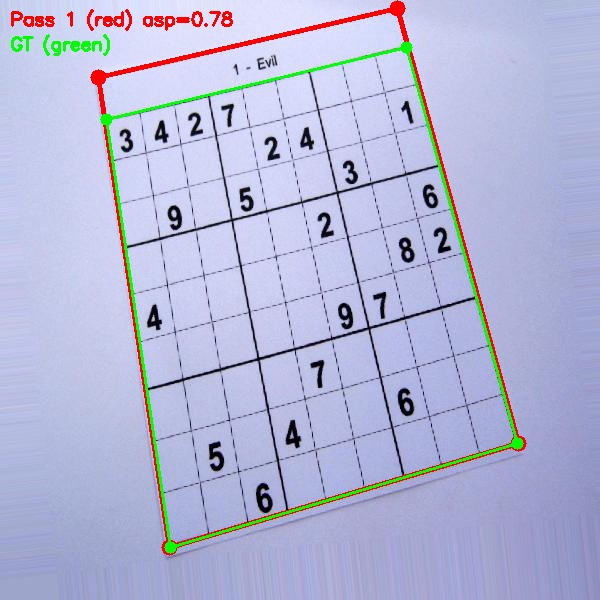
#> input picture evil_pass1_overlay.jpg, 600 x 600 px, given as the content of the folder ../../Examples, which was not available
$ jupyter execute 02_keypoint_localization.ipynb   (shell and % lines are left out)   (text cells are left out)
#> lines starting #> are read from the running program, lines starting #| are printed output that depends on the picture; long printed decimals are rounded; pictures that were not available may be replaced by others from this repository, and a replacement may not be noted
[cell 1]
import numpy as np
import matplotlib.pyplot as plt
from pathlib import Path
import cv2

plt.rcParams['figure.figsize'] = (12, 8)

# Copy functions from Notebook 01
def gaussian_kernel_1d(sigma, size=None):
    if size is None:
        size = int(np.ceil(6 * sigma))
        if size % 2 == 0:
            size += 1
    x = np.arange(size) - size // 2
    kernel = np.exp(-x**2 / (2 * sigma**2))
    return kernel / kernel.sum()

def gaussian_blur(image, sigma):
    kernel = gaussian_kernel_1d(sigma)
    pad = len(kernel) // 2
    padded = np.pad(image, pad, mode='reflect')
    temp = np.zeros_like(padded, dtype=np.float64)
    for i in range(len(kernel)):
        temp[:, pad:-pad] += kernel[i] * padded[:, i:i+image.shape[1]]
    result = np.zeros_like(image, dtype=np.float64)
    for i in range(len(kernel)):
        result += kernel[i] * temp[i:i+image.shape[0], pad:-pad]
    return result

def build_gaussian_pyramid(image, num_octaves=4, num_scales=5, sigma_base=1.6):
    s = num_scales - 3
    k = 2 ** (1 / s)
    pyramid = []
    sigmas_per_octave = []
    sigma_values = [sigma_base * (k ** i) for i in range(num_scales)]
    current_image = image.astype(np.float64)

    for octave in range(num_octaves):
        octave_images = []
        octave_sigmas = []
        for scale_idx, sigma in enumerate(sigma_values):
            if scale_idx == 0:
                blurred = gaussian_blur(current_image, sigma)
            else:
                sigma_prev = sigma_values[scale_idx - 1]
                sigma_diff = np.sqrt(sigma**2 - sigma_prev**2)
                blurred = gaussian_blur(octave_images[-1], sigma_diff)
            octave_images.append(blurred)
            octave_sigmas.append(sigma * (2 ** octave))
        pyramid.append(octave_images)
        sigmas_per_octave.append(octave_sigmas)
        if octave < num_octaves - 1:
            current_image = octave_images[s][::2, ::2]
    return pyramid, sigmas_per_octave

def build_dog_pyramid(gaussian_pyramid):
    dog_pyramid = []
    for octave_images in gaussian_pyramid:
        dog_octave = []
        for i in range(len(octave_images) - 1):
            dog = octave_images[i + 1] - octave_images[i]
            dog_octave.append(dog)
        dog_pyramid.append(dog_octave)
    return dog_pyramid

[cell 2]
# Load test image
examples_path = Path('../../Examples')
test_images = list(examples_path.glob('*.jpg')) + list(examples_path.glob('*.png'))

if test_images:
    img = cv2.imread(str(test_images[0]), cv2.IMREAD_GRAYSCALE)
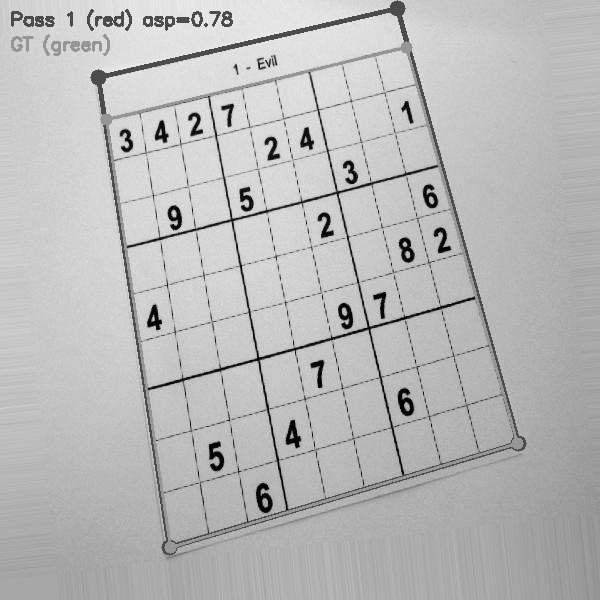
#> img: shape (600, 600); min 0, max 244, mean 184.9
    img = cv2.resize(img, (400, 400))
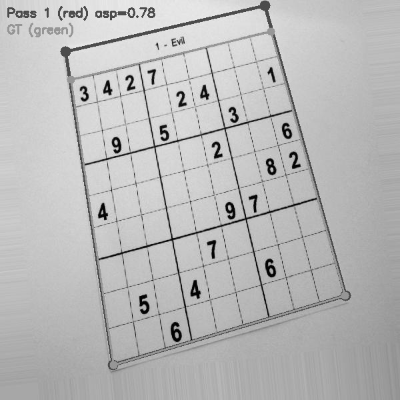
#> img: shape (400, 400); min 0, max 235, mean 184.9
else:
    img = np.ones((400, 400), dtype=np.uint8) * 255
    for i in range(0, 401, 44):
        img[i:i+2, :] = 0
        img[:, i:i+2] = 0

img_normalized = img.astype(np.float64) / 255.0

# Build pyramids
pyramid, sigmas = build_gaussian_pyramid(img_normalized, num_octaves=4, num_scales=5)
#> the loop in build_gaussian_pyramid, `for octave in range(num_octaves):` made 4 passes
#> pass 1, in gaussian_blur, `padded = np.pad(image, pad, mode='reflect')`:
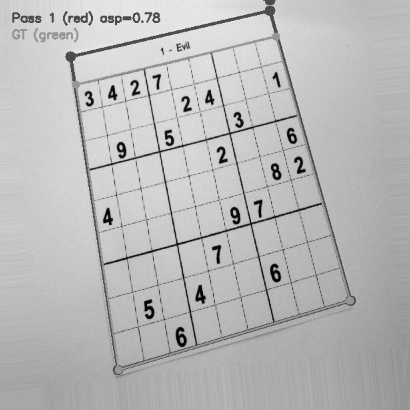
#> padded: shape (410, 410) float64; min 0, max 0.922, mean 0.725
#> after the loop in build_gaussian_pyramid, `for octave in range(num_octaves):`:
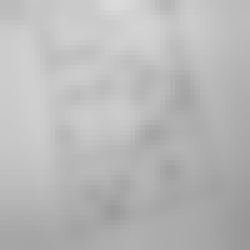
#> current_image: shape (50, 50) float64 (shown 5 times larger); min 0.599, max 0.86, mean 0.727
#> pyramid = 4 items; sigmas = [[1.6, 2.26, 3.2, 4.53, 6.4], [3.2, 4.53, 6.4, 9.05, 12.8], [6.4, 9.05, 12.8, 18.1, 25.6], [12.8, 18.1, 25.6, 36.2, 51.2]]
dog_pyramid = build_dog_pyramid(pyramid)
#> the loop in build_dog_pyramid, `for octave_images in gaussian_pyramid:` made 4 passes
#> after the loop in build_dog_pyramid, `for octave_images in gaussian_pyramid:`: dog_pyramid = 4 items
#> dog_pyramid = 4 items

print(f"Image: {img.shape}")
#| Image: (400, 400)
print(f"DoG pyramid: {len(dog_pyramid)} octaves")
#| DoG pyramid: 4 octaves

[cell 3]
def compute_gradient_3d(dog_octave, scale, y, x):
    """
    Compute the gradient of DoG at (scale, y, x) using central differences.

    Returns: [dD/dx, dD/dy, dD/ds] (3D gradient vector)
    """
    # Central difference: f'(x) ≈ (f(x+1) - f(x-1)) / 2
    dx = (dog_octave[scale][y, x + 1] - dog_octave[scale][y, x - 1]) / 2
    dy = (dog_octave[scale][y + 1, x] - dog_octave[scale][y - 1, x]) / 2
    ds = (dog_octave[scale + 1][y, x] - dog_octave[scale - 1][y, x]) / 2

    return np.array([dx, dy, ds])


def compute_hessian_3d(dog_octave, scale, y, x):
    """
    Compute the 3x3 Hessian matrix of DoG at (scale, y, x).

    The Hessian contains second derivatives:
    H = [[dxx, dxy, dxs],
         [dxy, dyy, dys],
         [dxs, dys, dss]]
    """
    val = dog_octave[scale][y, x]

    # Second derivatives: f''(x) ≈ f(x+1) - 2*f(x) + f(x-1)
    dxx = dog_octave[scale][y, x + 1] - 2 * val + dog_octave[scale][y, x - 1]
    dyy = dog_octave[scale][y + 1, x] - 2 * val + dog_octave[scale][y - 1, x]
    dss = dog_octave[scale + 1][y, x] - 2 * val + dog_octave[scale - 1][y, x]

    # Cross derivatives: f_xy ≈ (f(x+1,y+1) - f(x+1,y-1) - f(x-1,y+1) + f(x-1,y-1)) / 4
    dxy = (dog_octave[scale][y + 1, x + 1] - dog_octave[scale][y + 1, x - 1] -
           dog_octave[scale][y - 1, x + 1] + dog_octave[scale][y - 1, x - 1]) / 4

    dxs = (dog_octave[scale + 1][y, x + 1] - dog_octave[scale + 1][y, x - 1] -
           dog_octave[scale - 1][y, x + 1] + dog_octave[scale - 1][y, x - 1]) / 4

    dys = (dog_octave[scale + 1][y + 1, x] - dog_octave[scale + 1][y - 1, x] -
           dog_octave[scale - 1][y + 1, x] + dog_octave[scale - 1][y - 1, x]) / 4

    hessian = np.array([
        [dxx, dxy, dxs],
        [dxy, dyy, dys],
        [dxs, dys, dss]
    ])

    return hessian

[cell 4]
def localize_keypoint(dog_octave, scale, y, x, max_iterations=5):
    """
    Refine keypoint location to sub-pixel accuracy.

    Uses iterative Taylor expansion fitting.

    Returns:
        (refined_x, refined_y, refined_scale, response) or None if rejected
    """
    height, width = dog_octave[0].shape
    num_scales = len(dog_octave)

    for iteration in range(max_iterations):
        # Compute gradient and Hessian
        gradient = compute_gradient_3d(dog_octave, scale, y, x)
        hessian = compute_hessian_3d(dog_octave, scale, y, x)

        # Solve for offset: offset = -H^(-1) * g
        try:
            offset = -np.linalg.solve(hessian, gradient)
        except np.linalg.LinAlgError:
            # Singular matrix - reject this keypoint
            return None

        # If offset is small, we've converged
        if np.all(np.abs(offset) < 0.5):
            break

        # Otherwise, move to new integer location and repeat
        x += int(round(offset[0]))
        y += int(round(offset[1]))
        scale += int(round(offset[2]))

        # Check bounds
        if (x < 1 or x >= width - 1 or
            y < 1 or y >= height - 1 or
            scale < 1 or scale >= num_scales - 1):
            return None

    # Compute response at refined location
    # D(x_hat) = D + 0.5 * gradient^T * offset
    response = dog_octave[scale][y, x] + 0.5 * np.dot(gradient, offset)

    return {
        'x': x + offset[0],
        'y': y + offset[1],
        'scale': scale + offset[2],
        'response': response,
        'offset': offset
    }

[cell 5]
# Demonstrate sub-pixel localization on a single point
# Find a candidate keypoint first
octave_idx = 0
scale_idx = 1
dog_octave = dog_pyramid[octave_idx]
#> dog_octave = 4 items

# Find a local maximum
test_region = dog_octave[scale_idx][50:100, 50:100]
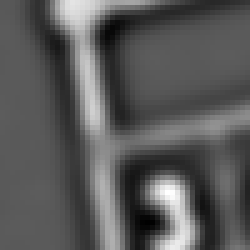
#> test_region: shape (50, 50) float64 (shown 5 times larger); min -0.0619, max 0.112, mean -0.000515; drawn with min black and max white
local_max_idx = np.unravel_index(np.argmax(np.abs(test_region)), test_region.shape)
#> local_max_idx = (38, 33)
test_y, test_x = local_max_idx[0] + 50, local_max_idx[1] + 50
#> test_y = 88; test_x = 83

print(f"Testing keypoint at pixel ({test_x}, {test_y}), scale {scale_idx}")
#| Testing keypoint at pixel (83, 88), scale 1
print(f"DoG value at pixel: {dog_octave[scale_idx][test_y, test_x]:.6f}")
#| DoG value at pixel: 0.1122

# Localize
result = localize_keypoint(dog_octave, scale_idx, test_y, test_x)
#> in localize_keypoint, `num_scales = len(dog_octave)`: num_scales = 4
#> the loop in localize_keypoint, `for iteration in range(max_iterations):` made 1 pass
#> (dx in compute_gradient_3d, ds in compute_gradient_3d, gradient, val in compute_hessian_3d, dxx in compute_hessian_3d, dyy in compute_hessian_3d, dss in compute_hessian_3d, dxy in compute_hessian_3d) on pass 1: (0.00524, -0.00443, [0.00524, 9.1e-05, -0.00443], 0.112, -0.0119, -0.0205, -0.042, 0.00443)
#> after the loop in localize_keypoint, `for iteration in range(max_iterations):`: scale = 1; x = 83; y = 88
#> in localize_keypoint, `response = dog_octave[scale][y, x] + 0.5 * np.dot(gradient, offset)`: response = 0.114
#> result = {'x': 83.44, 'y': 88.02, 'scale': 0.916, 'response': 0.114, 'offset': [0.44, 0.0225, -0.0842]}

if result:
    print(f"\nRefined location:")
    print(f"  x: {test_x} → {result['x']:.3f} (offset: {result['offset'][0]:+.3f})")
#|   x: 83 → 83.440 (offset: +0.440)
    print(f"  y: {test_y} → {result['y']:.3f} (offset: {result['offset'][1]:+.3f})")
#|   y: 88 → 88.022 (offset: +0.022)
    print(f"  scale: {scale_idx} → {result['scale']:.3f} (offset: {result['offset'][2]:+.3f})")
#|   scale: 1 → 0.916 (offset: -0.084)
    print(f"  Refined response: {result['response']:.6f}")
#|   Refined response: 0.1136
else:
    print("Keypoint rejected during localization")

[cell 6]
def filter_low_contrast(keypoint, contrast_threshold=0.03):
    """
    Check if keypoint has sufficient contrast.

    Args:
        keypoint: Result from localize_keypoint()
        contrast_threshold: Minimum |response| to keep

    Returns:
        True if keypoint should be KEPT, False if rejected
    """
    return abs(keypoint['response']) >= contrast_threshold

[cell 7]
def compute_hessian_2d(dog_image, y, x):
    """
    Compute the 2x2 spatial Hessian at (y, x).

    Returns 2x2 matrix [[dxx, dxy], [dxy, dyy]]
    """
    val = dog_image[y, x]

    dxx = dog_image[y, x + 1] - 2 * val + dog_image[y, x - 1]
    dyy = dog_image[y + 1, x] - 2 * val + dog_image[y - 1, x]
    dxy = (dog_image[y + 1, x + 1] - dog_image[y + 1, x - 1] -
           dog_image[y - 1, x + 1] + dog_image[y - 1, x - 1]) / 4

    return np.array([[dxx, dxy], [dxy, dyy]])


def filter_edge_response(dog_image, y, x, edge_threshold=10):
    """
    Check if keypoint is on an edge (reject) or corner (keep).

    Args:
        dog_image: DoG image at the keypoint's scale
        y, x: Integer keypoint location
        edge_threshold: Maximum allowed eigenvalue ratio (r in paper)

    Returns:
        True if keypoint should be KEPT (corner-like)
        False if keypoint should be rejected (edge-like)
    """
    H = compute_hessian_2d(dog_image, y, x)

    trace = H[0, 0] + H[1, 1]
    det = H[0, 0] * H[1, 1] - H[0, 1] * H[1, 0]

    # Reject if determinant is negative (saddle point)
    if det <= 0:
        return False

    # The ratio test
    r = edge_threshold
    threshold = ((r + 1) ** 2) / r

    ratio = (trace ** 2) / det

    return ratio < threshold

[cell 8]
# Visualize the edge vs corner detection
fig, axes = plt.subplots(1, 3, figsize=(15, 5))

# Create synthetic examples
size = 21
center = size // 2

# Corner-like pattern
corner = np.zeros((size, size))
corner[:center, :center] = 1
corner = gaussian_blur(corner, 2)

# Edge-like pattern
edge = np.zeros((size, size))
edge[:, :center] = 1
edge = gaussian_blur(edge, 2)

# Blob-like pattern
blob = np.zeros((size, size))
y, x = np.ogrid[:size, :size]
blob = np.exp(-((x - center)**2 + (y - center)**2) / (2 * 3**2))

patterns = [corner, edge, blob]
names = ['Corner', 'Edge', 'Blob']

for ax, pattern, name in zip(axes, patterns, names):
    ax.imshow(pattern, cmap='gray')

    # Compute Hessian and eigenvalues
    H = compute_hessian_2d(pattern, center, center)
    eigenvalues = np.linalg.eigvalsh(H)

    trace = H[0, 0] + H[1, 1]
    det = H[0, 0] * H[1, 1] - H[0, 1] ** 2

    is_corner = filter_edge_response(pattern, center, center)

    ax.set_title(f'{name}\nλ₁={eigenvalues[0]:.3f}, λ₂={eigenvalues[1]:.3f}\n'
                 f'Ratio: {abs(eigenvalues[0]/eigenvalues[1]) if eigenvalues[1] != 0 else np.inf:.1f}\n'
                 f'Keep: {is_corner}')
    ax.plot(center, center, 'r+', markersize=15, markeredgewidth=2)
    ax.axis('off')

plt.suptitle('Edge Response Filter: Corners kept, Edges rejected', fontsize=14, fontweight='bold')
plt.tight_layout()
plt.show()
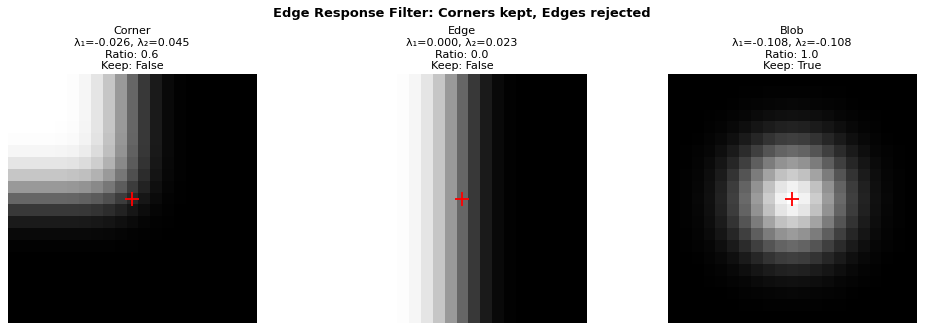
#> figure drawn by matplotlib, 3 panels

[cell 9]
def find_keypoints(dog_pyramid, sigmas,
                   contrast_threshold=0.03,
                   edge_threshold=10,
                   initial_threshold=0.01):
    """
    Complete SIFT keypoint detection with localization and filtering.

    Steps:
    1. Find DoG extrema (candidate keypoints)
    2. Localize to sub-pixel accuracy
    3. Filter low-contrast points
    4. Filter edge responses

    Returns:
        List of keypoints with (x, y, octave, scale, sigma, response)
    """
#> called with contrast_threshold = 0.03, edge_threshold = 10, initial_threshold = 0.01
    keypoints = []
    stats = {'candidates': 0, 'localization_failed': 0,
             'low_contrast': 0, 'edge_response': 0, 'accepted': 0}

    for octave_idx, dog_octave in enumerate(dog_pyramid):
        if len(dog_octave) < 3:
            continue

        height, width = dog_octave[0].shape

        # Check each scale (excluding first and last)
        for scale_idx in range(1, len(dog_octave) - 1):
            current = dog_octave[scale_idx]
            below = dog_octave[scale_idx - 1]
            above = dog_octave[scale_idx + 1]

            # Check each pixel (excluding border)
            for y in range(1, height - 1):
                for x in range(1, width - 1):
                    val = current[y, x]

                    # Initial threshold check
                    if abs(val) < initial_threshold:
                        continue

                    # Check if extremum
                    neighbors = []
                    neighbors.extend(below[y-1:y+2, x-1:x+2].flatten())
                    for dy in [-1, 0, 1]:
                        for dx in [-1, 0, 1]:
                            if dy != 0 or dx != 0:
                                neighbors.append(current[y + dy, x + dx])
                    neighbors.extend(above[y-1:y+2, x-1:x+2].flatten())

                    is_max = val > max(neighbors)
                    is_min = val < min(neighbors)

                    if not (is_max or is_min):
                        continue

                    stats['candidates'] += 1

                    # Step 2: Sub-pixel localization
                    localized = localize_keypoint(dog_octave, scale_idx, y, x)

                    if localized is None:
                        stats['localization_failed'] += 1
                        continue

                    # Step 3: Low contrast filter
                    if not filter_low_contrast(localized, contrast_threshold):
                        stats['low_contrast'] += 1
                        continue

                    # Step 4: Edge response filter
                    # Use integer coordinates for Hessian
                    int_y = int(round(localized['y']))
                    int_x = int(round(localized['x']))
                    int_scale = int(round(localized['scale']))

                    # Bounds check
                    if (int_x < 1 or int_x >= width - 1 or
                        int_y < 1 or int_y >= height - 1 or
                        int_scale < 0 or int_scale >= len(dog_octave)):
                        continue

                    if not filter_edge_response(dog_octave[int_scale], int_y, int_x, edge_threshold):
                        stats['edge_response'] += 1
                        continue

                    # Keypoint accepted!
                    stats['accepted'] += 1

                    # Convert to image coordinates
                    scale_factor = 2 ** octave_idx

                    keypoints.append({
                        'x': localized['x'] * scale_factor,
                        'y': localized['y'] * scale_factor,
                        'octave': octave_idx,
                        'scale_idx': localized['scale'],
                        'sigma': sigmas[octave_idx][int_scale],
                        'response': localized['response'],
                        'is_maximum': is_max
                    })
#> this loop made 4 passes

    return keypoints, stats

[cell 10]
# Run the complete detection
keypoints, stats = find_keypoints(dog_pyramid, sigmas)

print("Keypoint Detection Statistics:")
print(f"  Candidates found: {stats['candidates']}")
#|   Candidates found: 342
print(f"  Localization failed: {stats['localization_failed']}")
#|   Localization failed: 44
print(f"  Low contrast rejected: {stats['low_contrast']}")
#|   Low contrast rejected: 184
print(f"  Edge response rejected: {stats['edge_response']}")
#|   Edge response rejected: 23
print(f"  Final keypoints: {stats['accepted']}")
#|   Final keypoints: 91
print(f"\nAcceptance rate: {100*stats['accepted']/stats['candidates']:.1f}%")
#| Acceptance rate: 26.6%

[cell 11]
# Visualize final keypoints
fig, ax = plt.subplots(1, 1, figsize=(12, 12))

ax.imshow(img, cmap='gray')

# Draw keypoints as circles with size proportional to sigma
for kp in keypoints:
    # Circle radius based on sigma
    radius = kp['sigma'] * 2

    # Color based on octave
    colors = ['red', 'green', 'blue', 'orange']
    color = colors[kp['octave'] % len(colors)]

    circle = plt.Circle((kp['x'], kp['y']), radius,
                         fill=False, color=color, linewidth=1.5)
    ax.add_patch(circle)

    # Small dot at center
    ax.plot(kp['x'], kp['y'], '.', color=color, markersize=3)
#> this loop made 91 passes

ax.set_title(f'SIFT Keypoints: {len(keypoints)} detected\n'
             f'Circle size = characteristic scale (σ)\n'
             f'Colors: Red=Oct0, Green=Oct1, Blue=Oct2, Orange=Oct3',
             fontsize=12)
ax.axis('off')
plt.tight_layout()
plt.show()
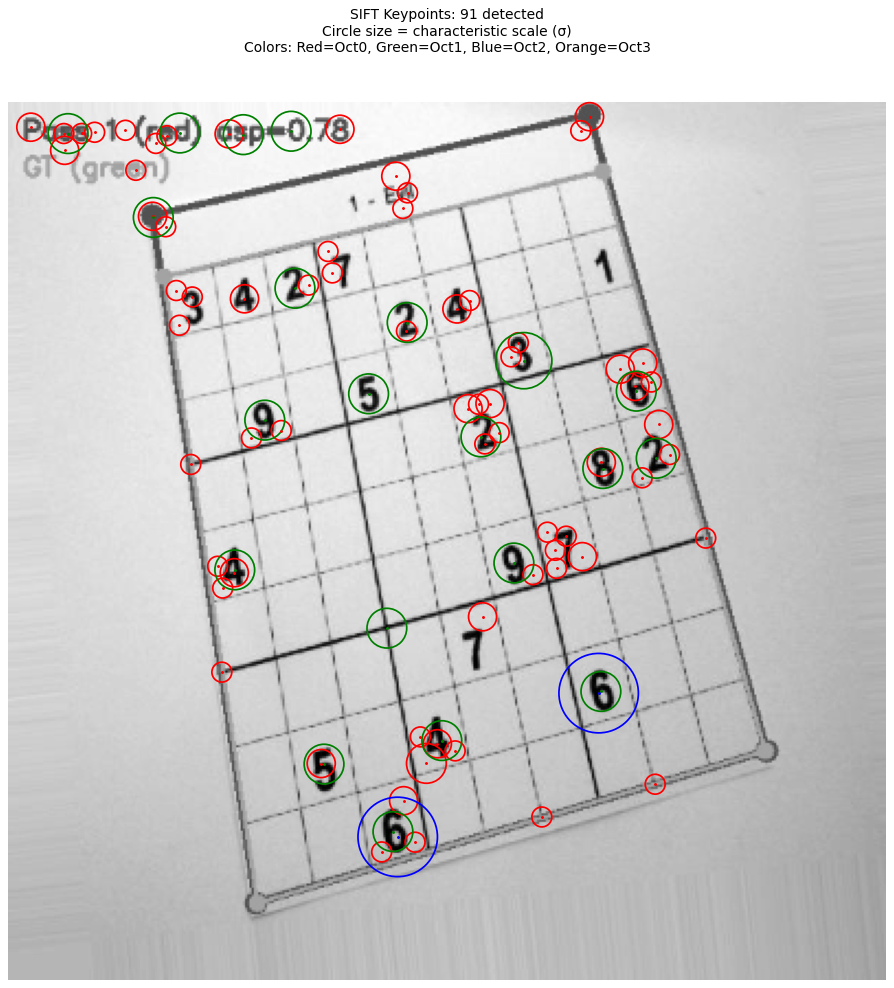
#> figure drawn by matplotlib, 1 panel
